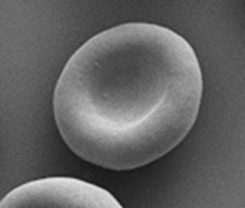
#> input picture red_blood02.jpeg, 245 x 208 px
$ python SEM_iAnalyzer.py
#> lines starting #> are read from the running program, lines starting #| are printed output that depends on the picture
from PIL import Image
import numpy as np
import matplotlib.pyplot as plt

# image take from
# https://journals.plos.org/plosone/article/figure?id=10.1371/journal.pone.0215447.g001


def main():
    print("Analyze a SEM image!")

    img_path = "red_blood02.jpeg"
    im = Image.open(img_path)
#> im is the input picture: PIL image 245x208 RGB; min 16, max 232, mean 98.8
    print(f"im.format: {im.format}")
#| im.format: JPEG
    print(f"im.size: {im.size}")
#| im.size: (245, 208)
    print(f"im.mode: {im.mode}")
#| im.mode: RGB
    print(f"im.size[0]: {im.size[0]}")
#| im.size[0]: 245
    im.show()

    data = np.array(im)

    # 60 px = 2um
    meas_px = 2000/60  # nm per pixle [px]
    print(f"Scale = {meas_px} nm/px")
    sem_row = 100

    row_of_image = []
    i = 0
    while i < im.size[0]:
        row_of_image.append(np.mean(data[sem_row][i]))
        i = i + 1
#> after the loop, i = 245; row_of_image = 245 values, max 174 at index 161, min 61 at index 202, mean 114.1

    plt.figure()
    plt.plot(row_of_image)
    plt.show()
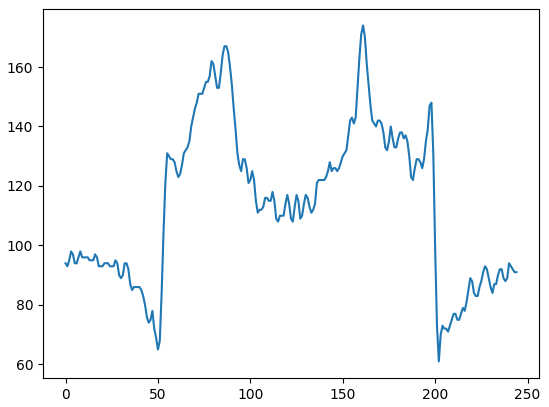
#> figure drawn by matplotlib, 1 panel; curve peaks at x = 161, y = 174

    smooth_row = row_smoother(row_of_image, 9)
#> after the loop in row_smoother, `while i < len(data) - kern:`: X = 227 values, max 160.6 at index 80, min 71.11 at index 201, mean 115.9; i = 236
#> smooth_row has the same summary as X in row_smoother

    plt.figure()
    plt.plot(smooth_row)
    plt.show()
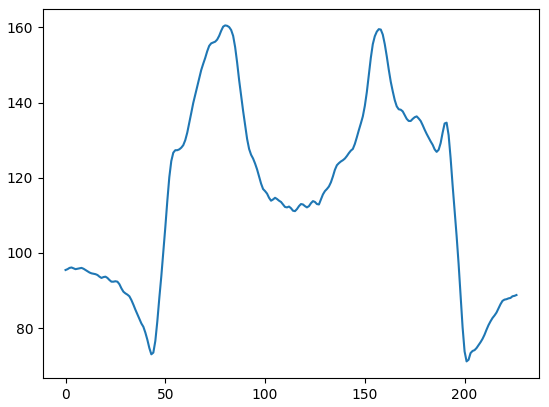
#> figure drawn by matplotlib, 1 panel; curve peaks at x = 80, y = 160.6

    # print_px_data(data)

    print(f"Red Blood cell lenght = {(200 - 50)*meas_px}nm")


def row_smoother(data, kern):
    X = []
    i = kern
    while i < len(data) - kern:
        X.append(np.mean(data[i - kern:i]))
        i = i + 1
    return X


def print_px_data(px_data):
    L = len(px_data)
    K = len(px_data[:])
    print(f"K = {K}")

    i = 1
    while i < L:
        if i % 7 == 0:
            print(f"{px_data[250][i - 1]}")
            print()
        else:
            print(f"{px_data[250][i - 1]}", end=' ')

        i = i+1


if __name__ == '__main__':
    main()

$ run again, with red_blood.jpeg copied over red_blood02.jpeg
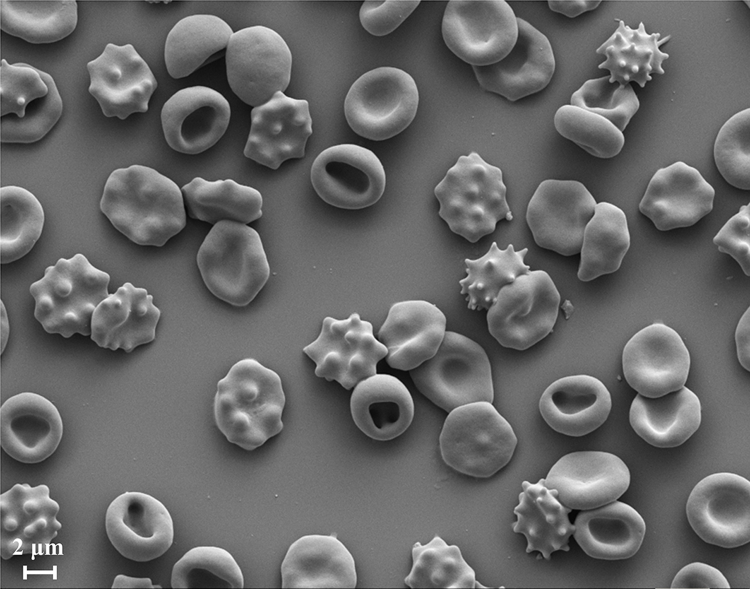
#> input picture red_blood.jpeg, 1500 x 1177 px (shown at 1/2 size)
#> in main, im is the input picture: PIL image 1500x1177 RGB; mean R, G, B 103.1, 103.1, 103.1
#| im.format: JPEG
#| im.size: (1500, 1177)
#| im.mode: RGB
#| im.size[0]: 1500
#> after the loop in main, `while i < im.size[0]:`: i = 1500; row_of_image = 1500 values, max 247 at index 1298, min 13 at index 444, mean 105.2
#> in main, `plt.show()`:
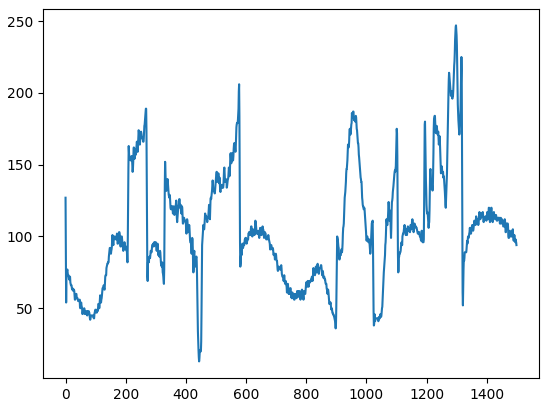
#> figure drawn by matplotlib, 1 panel; curve peaks at x = 1298, y = 247
#> after the loop in row_smoother, `while i < len(data) - kern:`: X = 1482 values, max 237.7 at index 1293, min 18.44 at index 442, mean 105.3; i = 1491
#> smooth_row has the same summary as X in row_smoother
#> in main, `plt.show()`:
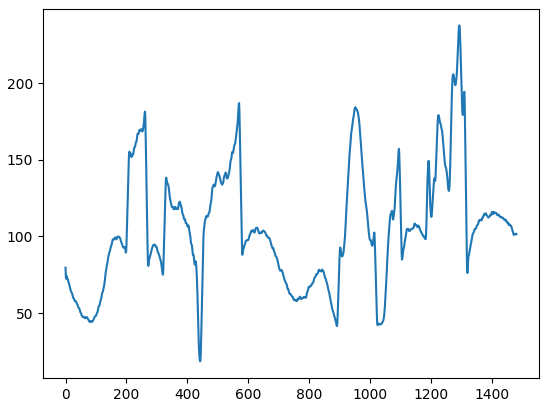
#> figure drawn by matplotlib, 1 panel; curve peaks at x = 1293, y = 237.7
